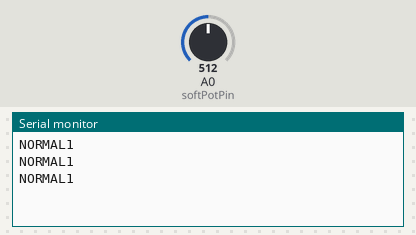
Recording of a sketch running on a simulated Arduino Uno, built with avr-gcc and run on an emulated ATmega328P. Shown: the last lines printed to the serial monitor. The test bench sets the inputs (shaded band); at power-on: A0 (softPotPin) = 512.

Above: at 1.2 s.
1.3 s: A0 (softPotPin) set to 484
At 1.86 s:
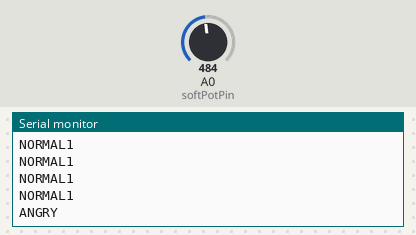
3.5 s: A0 (softPotPin) set to 415
At 3.86 s:
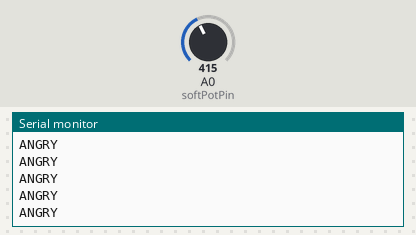
5.0 s: A0 (softPotPin) set to 384
At 5.46 s:
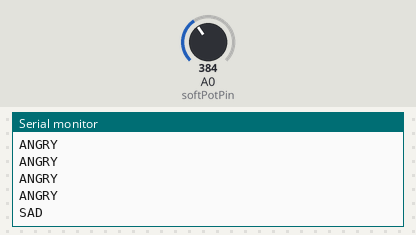
7.1 s: A0 (softPotPin) set to 310
At 7.46 s:
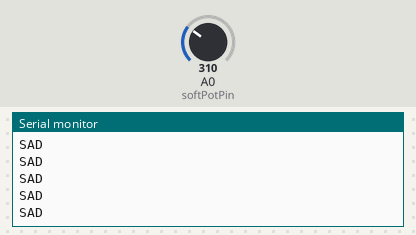
8.6 s: A0 (softPotPin) set to 284
At 9.06 s:
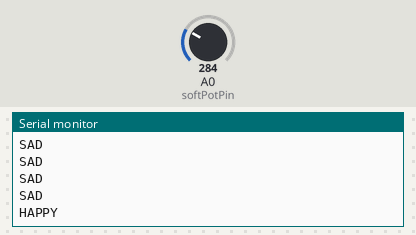

Measured:
- the behaviour switches between 500 and 499 on A0 (softPotPin) (found by bisection; images 0 and 1)
- the behaviour switches between 400 and 399 on A0 (softPotPin) (found by bisection; images 2 and 3)
- the behaviour switches between 300 and 299 on A0 (softPotPin) (found by bisection; images 4 and 5)
- after the input at 1.3 s, the serial monitor: prints a new line after 0.30 s (image 1)
- after the input at 5.0 s, the serial monitor: prints a new line after 0.20 s (image 3)
- after the input at 8.6 s, the serial monitor: prints a new line after 0.20 s (image 5)

The sketch:

softpotLastEmotion.ino
```cpp
// Setting the user emotion to 'NORMAL 1' based on emotions in the printEmotion_Sensor() method
int currentValue = 500;
// This is the pin that will be used as the input
const int softPotPin = A0;
// This is the led pin that I will use when the user is still waiting for communcation
// from the applicaitons (optikey in this scenario)
const int ledPin = 3;

void setup()
{
  digitalWrite(softPotPin, LOW);

  Serial.begin(9600);
}

void loop()
{
    int sensorValue = analogRead(softPotPin);

    // Going to determine if the sensor is being touched
    // That value will be used as the current value = current emotions
    if(isSoftPotBeingTouched(sensorValue))
    {
      currentValue = sensorValue;
    }

    // Printing the current emotion
    printEmotion_Sensor(currentValue);
    //Serial.print(sensorValue);

    // Just delaying the program so that the values are more readable
    delay(400);

}

bool areWeConnected()
{
  if(Serial.readString() == "connected")
    return true;
  else
  {
    Serial.print("ping\n");
    return false;
  }
}

// This will print the emption based on the senor value
void printEmotion_Sensor(int sensorValue)
{
  if (sensorValue >= 100 && sensorValue < 300)
    Serial.println("HAPPY");
  else if (sensorValue >= 300 && sensorValue < 400)
    Serial.println("SAD");
  else if (sensorValue >= 400 && sensorValue < 500)
    Serial.println("ANGRY");
  else if (sensorValue >= 500 && sensorValue < 600)
    Serial.println("NORMAL1");
  else if (sensorValue >= 600 && sensorValue < 700)
    Serial.println("NORMAL2");
  else if (sensorValue >= 700 && sensorValue < 800)
    Serial.println("NORMAL3");
  else if (sensorValue >= 800 && sensorValue < 900)
    Serial.println("NORMAL4");
  else if (sensorValue >= 900 && sensorValue < 1000)
    Serial.println("NORMAL5");
  else
    Serial.println("NORMAL1"); // Made 'NORMAL 1' the fall back emotion
}

// This will return a bool value based on whether the value is more then the resting
// value... With digitalWirte it's +-1011
bool isSoftPotBeingTouched(int sensorValue)
{
  if(sensorValue > 0)
    return true;
  else
    return false;
}

// This will make an LED blink while we waiting for confirmation that the
// Arduino has made successfull communication
// Will implement this after I get the COM port detection working
bool waitingForConnectionLED(bool weConnected, int LEDpin, int delayInterval)
{
  if(!weConnected)
  {
    digitalWrite(LEDpin, HIGH);
    delay(delayInterval);
    digitalWrite(LEDpin, LOW);
    delay(delayInterval);
    digitalWrite(LEDpin, HIGH);
    delay(delayInterval);
    return false;
  }
  else
  {
    digitalWrite(LEDpin, HIGH);
    return true;
  }
}
```
